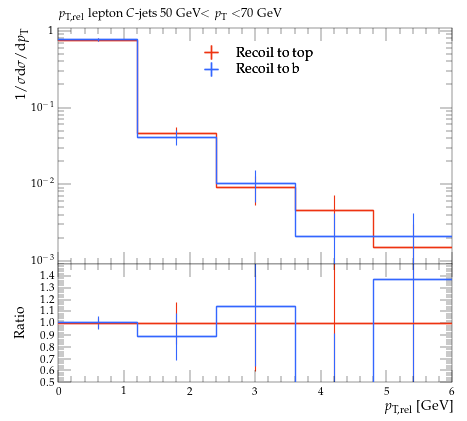

Reproduce this figure in Python.
#! /usr/bin/env python

# This Python script was auto-generated using YODA v2.0.2.
# Analysis object: /MC_HFDECAYS/avg_C_jet_l_pTrel_50_70
# Timestamp: 31-07-2026 (13:13:53)

import matplotlib as mpl
import matplotlib.pyplot as plt
mpl.use('Agg') # comment out for interactive use
import os
import numpy as np

plotDir = os.path.split(os.path.realpath(__file__))[0]
if 'YODA_USER_PLOT_PATH' in globals():
    plot_outdir = globals()['YODA_USER_PLOT_PATH']
else:
    plot_outdir = plotDir

#plot style
plt.style.use(os.path.join(plotDir, '../default.mplstyle'))
# plot metadata
figW, figH = plt.rcParams['figure.figsize']
ax_xLabel = r'$p_\mathrm{T,rel}$ [GeV]'
ax_yLabel = r'$1/\sigma \mathrm{d}\sigma/\mathrm{d}p_\mathrm{T}$'
ax_title  = r'$p_\mathrm{T,rel}$ lepton $C$-jets 50 GeV$<p_\mathrm{T}<$70 GeV'
ax_xScale = 'linear'
ax_yScale = 'log'
xLims = (0.0, 6.0)
yLims = (0.0009000000000000001, 1.1)

# TeX-friendly labels for the legend
labels = {
    'legend' : ([ r"Recoil to top", r"Recoil to b" ], r""),
}

# Adjust canvas width and height
canvasW = 10.0
canvasH = 9.0
figW *= canvasW/10.
figH *= canvasH/9.

# Create figure and axis objects
fig, (ax, ratio0_ax) = plt.subplots(2, 1, sharex=True,
                  figsize=(figW,figH), gridspec_kw={'height_ratios': (6.0, 3.0)})

# Set figure margins
plt.subplots_adjust(
    left   = 1.0 * plt.rcParams['figure.subplot.left'],
    right  = 1.0 * plt.rcParams['figure.subplot.right'],
    top    = 1.0 * plt.rcParams['figure.subplot.top'],
    bottom = 1.0 * plt.rcParams['figure.subplot.bottom'])

ratio0_ax.yaxis.set_major_locator(mpl.ticker.MultipleLocator(0.1))
ratio0_ax.set_ylim(0.5, 1.4999)
ratio0_ax.set_ylabel('Ratio')

# the numerical data is stored in a separate file
dataf = dict()
prefix = os.path.split(__file__)[0]
if prefix:    prefix = prefix + '/'
exec(open(prefix+'avg_C_jet_l_pTrel_50_70__data.py').read(), dataf)


legend_handles = dict() # keep track of handles for the legend

# style options for curves
# starts at zorder>=5 to draw curve on top of legend
styles = {
  'recoil_t': {
    'color' : '#EE3311',
    'linestyle' : '-',
    'linewidth' : 1,
    'marker' : 'none',
    'markersize' : 2,
    'capsize' : 0.0,
    'zorder' : 5,
    'histstyle' : 1,
    'drawstyle' : 'steps-pre',
    'xerrorbars' : 1,
    'yerrorbars' : 1,
    'fillcolor' : None,
    'fillopacity' : 1.0,
    'ratio0_linestyle' : '-',
    'ratio0_linewidth' : 1,
    'ratio0_marker' : 'none',
    'ratio0_markersize' : 2,
    'ratio0_capsize' : 0.0,
    'ratio0_zorder' : 5,
    'ratio0_histstyle' : 1,
    'ratio0_drawstyle' : 'steps-pre',
    'ratio0_xerrorbars' : 1,
    'ratio0_yerrorbars' : 1,
  },
  'recoil_b': {
    'color' : '#3366FF',
    'linestyle' : '-',
    'linewidth' : 1,
    'marker' : 'none',
    'markersize' : 2,
    'capsize' : 0.0,
    'zorder' : 6,
    'histstyle' : 1,
    'drawstyle' : 'steps-pre',
    'xerrorbars' : 1,
    'yerrorbars' : 1,
    'fillcolor' : None,
    'fillopacity' : 1.0,
    'ratio0_linestyle' : '-',
    'ratio0_linewidth' : 1,
    'ratio0_marker' : 'none',
    'ratio0_markersize' : 2,
    'ratio0_capsize' : 0.0,
    'ratio0_zorder' : 6,
    'ratio0_histstyle' : 1,
    'ratio0_drawstyle' : 'steps-pre',
    'ratio0_xerrorbars' : 1,
    'ratio0_yerrorbars' : 1,
  },
}

# curve from input yoda files in main panel
for label, yvals in dataf['yvals'].items():
    if all(np.isnan(v) for v in dataf['yvals'][label]):
        continue
    tmp = None
    if styles[label]['histstyle']: # draw as histogram
        xpos = dataf['xedges'][label] if styles[label]['drawstyle'] else dataf['xpoints'][label]
        ypos = np.insert(yvals, 0, yvals[0]) if styles[label]['drawstyle'] else yvals
        if styles[label]['fillcolor']: # fill area below curve
            ax.fill_between(xpos, ypos, step='pre',
                            color=styles[label]['fillcolor'],
                            alpha=styles[label]['fillopacity'])
        tmp, = ax.plot(xpos, ypos,
                       color=styles[label]['color'],
                       linestyle=styles[label]['linestyle'],
                       linewidth=styles[label]['linewidth'],
                       drawstyle=styles[label]['drawstyle'], solid_joinstyle='miter',
                       zorder=styles[label]['zorder'], label=label)
    tmp = ax.errorbar(dataf['xpoints'][label], yvals,
                      xerr=np.array(dataf['xerrs'][label])*styles[label]['xerrorbars'],
                      yerr=np.array(dataf['yerrs'][label])*styles[label]['yerrorbars'],
                      fmt=styles[label]['marker'], capsize=styles[label]['capsize'],
                      markersize=styles[label]['markersize'],
                      ecolor=styles[label]['color'],
                      color=styles[label]['color'], zorder=styles[label]['zorder'])
    tmp[-1][0].set_linestyle(styles[label]['linestyle'])
    tmp[-1][0].set_linewidth(styles[label]['linewidth'])
    if label in dataf['add_legend_handle']:  legend_handles[label] = tmp
    for varLabel in dataf['variation_yvals'].keys():
        if varLabel.startswith(label):
            tmp, = ax.plot(dataf['xedges'][label], dataf['variation_yvals'][varLabel],
                           color=styles[label]['color'],
                           linestyle=styles[label]['linestyle'],
                           linewidth=styles[label]['linewidth'],
                           drawstyle='steps-pre', solid_joinstyle='miter',
                           zorder=styles[label]['zorder'], alpha=0.5)


# plots on ratio panel
# curve from input yoda files in ratio panel
for label, yvals in dataf['ratio0_yvals'].items():
    if all(np.isnan(v) for v in yvals):
        continue
    if styles[label]['ratio0_histstyle']: # plot as histogram
        xpos = dataf['xedges']['recoil_t'] if styles[label]['ratio0_drawstyle'] else dataf['xpoints']['recoil_t']
        ypos = np.insert(yvals, 0, yvals[0]) if styles[label]['ratio0_drawstyle'] else yvals
        ratio0_ax.plot(xpos, ypos,
                       color=styles[label]['color'],
                       linewidth=styles[label]['linewidth'],
                       linestyle=styles[label]['ratio0_linestyle'],
                       drawstyle=styles[label]['ratio0_drawstyle'], zorder=styles[label]['zorder'],
                       solid_joinstyle='miter')
    tmp = ratio0_ax.errorbar(dataf['xpoints']['recoil_t'], yvals,
                             xerr=np.array(dataf['ref_xerrs'])*styles[label]['ratio0_xerrorbars'],
                             yerr=np.array(dataf['ratio0_yerrs'][label])*styles[label]['ratio0_yerrorbars'],
                             fmt=styles[label]['ratio0_marker'], capsize=styles[label]['ratio0_capsize'],
                             markersize=styles[label]['ratio0_markersize'],
                             ecolor=styles[label]['color'],
                             color=styles[label]['color'])
    tmp[-1][0].set_linestyle(styles[label]['ratio0_linestyle'])
    tmp[-1][0].set_linewidth(styles[label]['ratio0_linewidth'])

    for varlabel in dataf['ratio0_variation_vals'].keys():
        if varlabel.startswith(label):
            ratio0_ax.plot(dataf['xedges']['recoil_t'],
                            dataf['ratio0_variation_vals'][varlabel],
                            color=styles[label]['color'],
                            linestyle=styles[label]['linestyle'],
                            linewidth=styles[label]['linewidth'],
                            drawstyle='steps-pre', solid_joinstyle='miter',
                            zorder=1, alpha=0.5)

legend_items = list(legend_handles.values())
ax.add_artist(ax.legend(legend_items,
                        labels['legend'][0],
                        title=labels['legend'][1],
                        alignment='left',
                        loc='upper center',
                        bbox_to_anchor=(0.5, 0.97)))

# set plot metadata as defined above
ratio0_ax.set_xlabel(ax_xLabel)
ratio0_ax.xaxis.set_label_coords(1., -0.15)
ax.set_ylabel(ax_yLabel, ha='right', va='top')
ax.yaxis.set_label_coords(-0.11, 1.0)
ax.set_title(ax_title, loc='left')
ax.set_xscale(ax_xScale)
ax.set_yscale(ax_yScale)
ax.set_xlim(xLims)
ax.set_ylim(yLims)

# tick formatting
plt.rcParams['xtick.top'] = True
plt.rcParams['ytick.right'] = True
ax.yaxis.set_major_locator(mpl.ticker.LogLocator(base=10.0, numticks=np.inf))
ax.yaxis.set_minor_locator(mpl.ticker.LogLocator(
                           base=10.0, subs=np.arange(0.1, 1, 0.1), numticks=np.inf))
fig.align_ylabels((ax, ratio0_ax))
plt.savefig(os.path.join(plot_outdir, 'avg_C_jet_l_pTrel_50_70.pdf'), format='PDF')
plt.savefig(os.path.join(plot_outdir, 'avg_C_jet_l_pTrel_50_70.png'), format='PNG')

plt.close(fig)
